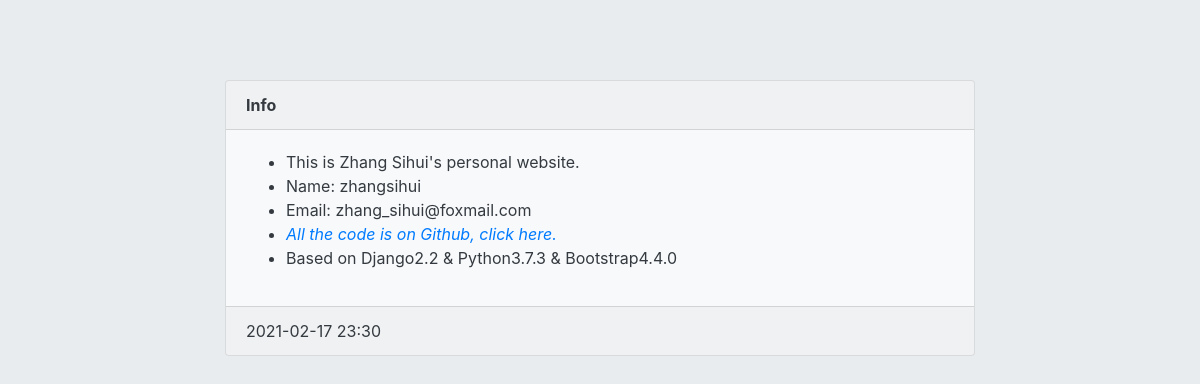
The page /aboutSite on the database its author committed.
### index/models.py (models this page shows)
class AboutSite(models.Model):
    title = models.CharField('标题', max_length=20)
    pub_date = models.DateTimeField('发布时间', default=timezone.now)
    content = MDTextField('内容')

### index/views.py (the view)
# urls.py: path('aboutSite', views.about_site, name='about_site'),
def about_site(request):
    about_site = AboutSite.objects.order_by('-pub_date')
    if about_site:
        about_site = about_site[0]
        about_site.content = markdown.markdown(about_site.content,
                                        extensions=[
                                            'markdown.extensions.extra',
                                            'markdown.extensions.codehilite',
                                            'markdown.extensions.toc',
                                        ])
    return render(request, 'index/about_site.html', locals())

### index/templates/index/about_site.html (shortened to what this page needs)
{% extends 'index/index.html' %}
{% block content %}
<div class="col-md-8 offset-md-2">
    <div class="card bg-light text-dark">
        <div class="card-header">
            <strong>{{ about_site.title }}</strong>
        </div>
        <div class="card-body">
            <div class="text-dark">
                {{ about_site.content | safe }}
            </div>
        </div>
        <div class="card-footer">{{ about_site.pub_date | date:'Y-m-d H:i' }}</div>
    </div>
</div>
{% endblock %}

### rows shown on the page
AboutSite: title "Info", content "This is Zhang Sihui's personal website. Name: zhangsihui Email: zhang_sihui@foxmail.com All the code is on Github, click here. Based on Django2.2 & Python3.7.3 & Bootstrap4.4.0", pub_date "2021-02-17 23:30"
